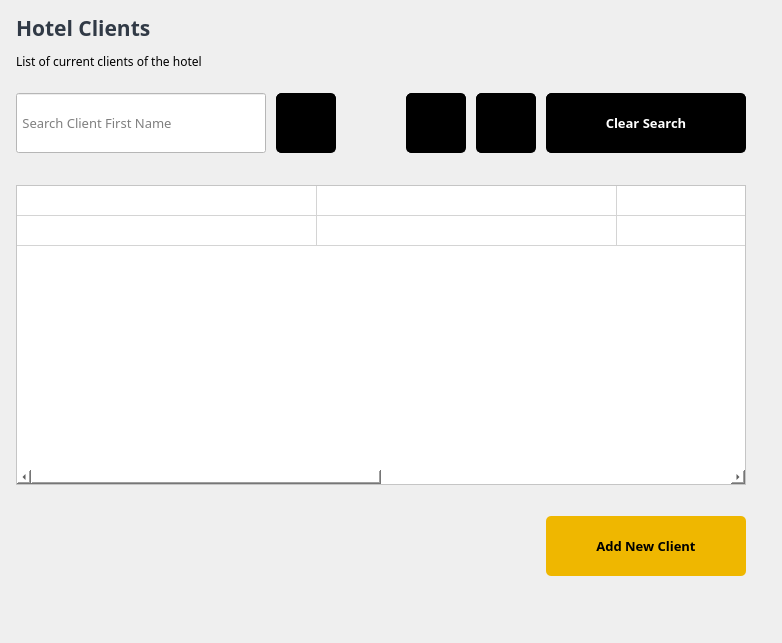
                <widget class="QWidget" name="page">
                 <layout class="QGridLayout" name="gridLayout_15">
                  <item row="0" column="0">
                   <widget class="QWidget" name="widget_67" native="true">
                    <property name="minimumSize">
                     <size>
                      <width>0</width>
                      <height>67</height>
                     </size>
                    </property>
                    <layout class="QGridLayout" name="gridLayout_46">
                     <property name="leftMargin">
                      <number>5</number>
                     </property>
                     <property name="topMargin">
                      <number>0</number>
                     </property>
                     <property name="rightMargin">
                      <number>25</number>
                     </property>
                     <property name="bottomMargin">
                      <number>0</number>
                     </property>
                     <property name="spacing">
                      <number>0</number>
                     </property>
                     <item row="1" column="0">
                      <widget class="QLabel" name="label_39">
                       <property name="font">
                        <font>
                         <family>Century Gothic</family>
                         <pointsize>9</pointsize>
                        </font>
                       </property>
                       <property name="text">
                        <string>List of current clients of the hotel</string>
                       </property>
                      </widget>
                     </item>
                     <item row="0" column="0">
                      <widget class="QLabel" name="label_53">
                       <property name="font">
                        <font>
                         <family>Century Gothic</family>
                         <pointsize>16</pointsize>
                         <weight>75</weight>
                         <bold>true</bold>
                        </font>
                       </property>
                       <property name="styleSheet">
                        <string notr="true">color: rgb(49, 58, 70);</string>
                       </property>
                       <property name="text">
                        <string>Hotel Clients</string>
                       </property>
                      </widget>
                     </item>
                     <item row="0" column="1">
                      <spacer name="horizontalSpacer_31">
                       <property name="orientation">
                        <enum>Qt::Horizontal</enum>
                       </property>
                       <property name="sizeHint" stdset="0">
                        <size>
                         <width>40</width>
                         <height>20</height>
                        </size>
                       </property>
                      </spacer>
                     </item>
                    </layout>
                   </widget>
                  </item>
                  <item row="1" column="0">
                   <widget class="QWidget" name="widget_117" native="true">
                    <layout class="QGridLayout" name="gridLayout_80">
                     <property name="leftMargin">
                      <number>0</number>
                     </property>
                     <property name="topMargin">
                      <number>0</number>
                     </property>
                     <property name="rightMargin">
                      <number>0</number>
                     </property>
                     <property name="bottomMargin">
                      <number>0</number>
                     </property>
                     <item row="0" column="0">
                      <widget class="QWidget" name="widget_120" native="true">
                       <layout class="QGridLayout" name="gridLayout_82">
                        <property name="leftMargin">
                         <number>0</number>
                        </property>
                        <property name="topMargin">
                         <number>0</number>
                        </property>
                        <property name="rightMargin">
                         <number>0</number>
                        </property>
                        <property name="bottomMargin">
                         <number>0</number>
                        </property>
                        <item row="0" column="0">
                         <widget class="QWidget" name="widget_122" native="true">
                          <layout class="QGridLayout" name="gridLayout_83">
                           <property name="leftMargin">
                            <number>5</number>
                           </property>
                           <property name="topMargin">
                            <number>0</number>
                           </property>
                           <property name="rightMargin">
                            <number>15</number>
                           </property>
                           <property name="bottomMargin">
                            <number>0</number>
                           </property>
                           <property name="spacing">
                            <number>5</number>
                           </property>
                           <item row="0" column="0">
                            <widget class="QWidget" name="wdRoomsTable_5" native="true">
                             <layout class="QGridLayout" name="gridLayout_85">
                              <property name="leftMargin">
                               <number>0</number>
                              </property>
                              <property name="rightMargin">
                               <number>0</number>
                              </property>
                              <property name="bottomMargin">
                               <number>0</number>
                              </property>
                              <property name="horizontalSpacing">
                               <number>10</number>
                              </property>
                              <item row="6" column="0">
                               <widget class="QWidget" name="widget_7" native="true"/>
                              </item>
                              <item row="2" column="0">
                               <widget class="QFrame" name="frame">
                                <property name="frameShape">
                                 <enum>QFrame::StyledPanel</enum>
                                </property>
                                <property name="frameShadow">
                                 <enum>QFrame::Raised</enum>
                                </property>
                               </widget>
                              </item>
                              <item row="8" column="0" colspan="8">
                               <widget class="QWidget" name="widget_124" native="true">
                                <layout class="QHBoxLayout" name="horizontalLayout_35">
                                 <property name="leftMargin">
                                  <number>0</number>
                                 </property>
                                 <property name="topMargin">
                                  <number>10</number>
                                 </property>
                                 <property name="rightMargin">
                                  <number>0</number>
                                 </property>
                                 <property name="bottomMargin">
                                  <number>0</number>
                                 </property>
                                </layout>
                               </widget>
                              </item>
                              <item row="4" column="0" colspan="7">
                               <widget class="QTableWidget" name="tblClientInfo">
                                <property name="minimumSize">
                                 <size>
                                  <width>0</width>
                                  <height>300</height>
                                 </size>
                                </property>
                                <property name="font">
                                 <font>
                                  <family>Century Gothic</family>
                                  <pointsize>10</pointsize>
                                 </font>
                                </property>
                                <property name="styleSheet">
                                 <string notr="true">background-color: rgb(255, 255, 255);
border-radius: 5x;</string>
                                </property>
                                <property name="frameShape">
                                 <enum>QFrame::StyledPanel</enum>
                                </property>
                                <property name="frameShadow">
                                 <enum>QFrame::Sunken</enum>
                                </property>
                                <property name="lineWidth">
                                 <number>30</number>
                                </property>
                                <property name="midLineWidth">
                                 <number>0</number>
                                </property>
                                <property name="sizeAdjustPolicy">
                                 <enum>QAbstractScrollArea::AdjustIgnored</enum>
                                </property>
                                <property name="textElideMode">
                                 <enum>Qt::ElideMiddle</enum>
                                </property>
                                <property name="gridStyle">
                                 <enum>Qt::SolidLine</enum>
                                </property>
                                <property name="rowCount">
                                 <number>2</number>
                                </property>
                                <property name="columnCount">
                                 <number>4</number>
                                </property>
                                <attribute name="horizontalHeaderVisible">
                                 <bool>false</bool>
                                </attribute>
                                <attribute name="horizontalHeaderCascadingSectionResizes">
                                 <bool>false</bool>
                                </attribute>
                                <attribute name="horizontalHeaderDefaultSectionSize">
                                 <number>300</number>
                                </attribute>
                                <attribute name="horizontalHeaderHighlightSections">
                                 <bool>true</bool>
                                </attribute>
                                <attribute name="horizontalHeaderMinimumSectionSize">
                                 <number>300</number>
                                </attribute>
                                <attribute name="horizontalHeaderStretchLastSection">
                                 <bool>true</bool>
                                </attribute>
                                <attribute name="verticalHeaderVisible">
                                 <bool>false</bool>
                                </attribute>
                                <attribute name="verticalHeaderShowSortIndicator" stdset="0">
                                 <bool>false</bool>
                                </attribute>
                                <row/>
                                <row/>
                                <column>
                                 <property name="text">
                                  <string>Client ID</string>
                                 </property>
                                </column>
                                <column>
                                 <property name="text">
                                  <string>First Name</string>
                                 </property>
                                </column>
                                <column>
                                 <property name="text">
                                  <string>Last Name</string>
                                 </property>
                                </column>
                                <column>
                                 <property name="text">
                                  <string>RFID Card Number</string>
                                 </property>
                                </column>
                               </widget>
                              </item>
                              <item row="0" column="6">
                               <widget class="QPushButton" name="btnArchBack_2">
                                <property name="minimumSize">
                                 <size>
                                  <width>200</width>
                                  <height>60</height>
                                 </size>
                                </property>
                                <property name="maximumSize">
                                 <size>
                                  <width>230</width>
                                  <height>16777215</height>
                                 </size>
                                </property>
                                <property name="font">
                                 <font>
                                  <family>Century Gothic</family>
                                  <pointsize>10</pointsize>
                                  <weight>75</weight>
                                  <bold>true</bold>
                                 </font>
                                </property>
                                <property name="styleSheet">
                                 <string notr="true">QPushButton {
	border-radius: 5px;
	border: 1px solid black;
	color: rgb(255, 255, 255);
	background-color: rgb(0, 0, 0);
}

QPushButton:hover {
	
	background-color: rgb(70, 70, 70);
}

QPushButton:pressed {
	color: rgb(106, 106, 106);
	background-color: rgb(0, 0, 0);
}</string>
                                </property>
                                <property name="text">
                                 <string>Clear Search</string>
                                </property>
                                <property name="iconSize">
                                 <size>
                                  <width>18</width>
                                  <height>18</height>
                                 </size>
                                </property>
                               </widget>
                              </item>
                              <item row="0" column="4">
                               <widget class="QPushButton" name="btnEditClient">
                                <property name="sizePolicy">
                                 <sizepolicy hsizetype="Expanding" vsizetype="Fixed">
                                  <horstretch>0</horstretch>
                                  <verstretch>0</verstretch>
                                 </sizepolicy>
                                </property>
                                <property name="minimumSize">
                                 <size>
                                  <width>60</width>
                                  <height>60</height>
                                 </size>
                                </property>
                                <property name="maximumSize">
                                 <size>
                                  <width>60</width>
                                  <height>60</height>
                                 </size>
                                </property>
                                <property name="font">
                                 <font>
                                  <family>Century Gothic</family>
                                  <pointsize>10</pointsize>
                                  <weight>75</weight>
                                  <bold>true</bold>
                                 </font>
                                </property>
                                <property name="styleSheet">
                                 <string notr="true">QPushButton {
	border-radius: 5px;
	border: 1px solid black;
	color: rgb(255, 255, 255);
	background-color: rgb(0, 0, 0);
}

QPushButton:hover {
	
	background-color: rgb(70, 70, 70);
}

QPushButton:pressed {
	color: rgb(106, 106, 106);
	background-color: rgb(0, 0, 0);
}</string>
                                </property>
                                <property name="text">
                                 <string/>
                                </property>
                                <property name="icon">
                                 <iconset>
                                  <normaloff>white edit.png</normaloff>white edit.png</iconset>
                                </property>
                                <property name="iconSize">
                                 <size>
                                  <width>29</width>
                                  <height>29</height>
                                 </size>
                                </property>
                               </widget>
                              </item>
                              <item row="3" column="0">
                               <spacer name="verticalSpacer_37">
                                <property name="orientation">
                                 <enum>Qt::Vertical</enum>
                                </property>
                                <property name="sizeType">
                                 <enum>QSizePolicy::Fixed</enum>
                                </property>
                                <property name="sizeHint" stdset="0">
                                 <size>
                                  <width>20</width>
                                  <height>20</height>
                                 </size>
                                </property>
                               </spacer>
                              </item>
                              <item row="0" column="0">
                               <widget class="QLineEdit" name="lineEdit_5">
                                <property name="minimumSize">
                                 <size>
                                  <width>250</width>
                                  <height>60</height>
                                 </size>
                                </property>
                                <property name="font">
                                 <font>
                                  <family>Century Gothic</family>
                                  <pointsize>10</pointsize>
                                 </font>
                                </property>
                                <property name="styleSheet">
                                 <string notr="true">background-color: rgb(255, 255, 255);</string>
                                </property>
                                <property name="text">
                                 <string/>
                                </property>
                                <property name="placeholderText">
                                 <string> Search Client First Name</string>
                                </property>
                               </widget>
                              </item>
                              <item row="0" column="2" colspan="2">
                               <spacer name="horizontalSpacer_44">
                                <property name="orientation">
                                 <enum>Qt::Horizontal</enum>
                                </property>
                                <property name="sizeHint" stdset="0">
                                 <size>
                                  <width>40</width>
                                  <height>20</height>
                                 </size>
                                </property>
                               </spacer>
                              </item>
                              <item row="0" column="1">
                               <widget class="QPushButton" name="btnSearchRoom_4">
                                <property name="sizePolicy">
                                 <sizepolicy hsizetype="Expanding" vsizetype="Fixed">
                                  <horstretch>0</horstretch>
                                  <verstretch>0</verstretch>
                                 </sizepolicy>
                                </property>
                                <property name="minimumSize">
                                 <size>
                                  <width>60</width>
                                  <height>60</height>
                                 </size>
                                </property>
                                <property name="maximumSize">
                                 <size>
                                  <width>60</width>
                                  <height>60</height>
                                 </size>
                                </property>
                                <property name="font">
                                 <font>
                                  <family>Century Gothic</family>
                                  <pointsize>10</pointsize>
                                  <weight>75</weight>
                                  <bold>true</bold>
                                 </font>
                                </property>
                                <property name="styleSheet">
                                 <string notr="true">QPushButton {
	border-radius: 5px;
	border: 1px solid black;
	color: rgb(255, 255, 255);
	background-color: rgb(0, 0, 0);
}

QPushButton:hover {
	
	background-color: rgb(70, 70, 70);
}

QPushButton:pressed {
	color: rgb(106, 106, 106);
	background-color: rgb(0, 0, 0);
}</string>
                                </property>
                                <property name="text">
                                 <string/>
                                </property>
                                <property name="icon">
                                 <iconset>
                                  <normaloff>search white.png</normaloff>search white.png</iconset>
                                </property>
                                <property name="iconSize">
                                 <size>
                                  <width>27</width>
                                  <height>27</height>
                                 </size>
                                </property>
                               </widget>
                              </item>
                              <item row="6" column="6">
                               <widget class="QPushButton" name="btnAddClient">
                                <property name="minimumSize">
                                 <size>
                                  <width>200</width>
                                  <height>60</height>
                                 </size>
                                </property>
                                <property name="maximumSize">
                                 <size>
                                  <width>250</width>
                                  <height>16777215</height>
                                 </size>
                                </property>
                                <property name="font">
                                 <font>
                                  <family>Century Gothic</family>
                                  <pointsize>10</pointsize>
                                  <weight>75</weight>
                                  <bold>true</bold>
                                 </font>
                                </property>
                                <property name="styleSheet">
                                 <string notr="true">QPushButton {
	border-radius: 5px;
	color: rgb(0, 0, 0);
	background-color: rgb(239, 183, 0);
}

QPushButton:hover {
	background-color: rgb(255, 200, 0);
}

QPushButton:pressed {
	
	background-color: rgb(212, 163, 0);
}</string>
                                </property>
                                <property name="text">
                                 <string>Add New Client</string>
                                </property>
                                <property name="icon">
                                 <iconset>
                                  <normaloff>file-plus.svg</normaloff>file-plus.svg</iconset>
                                </property>
                                <property name="iconSize">
                                 <size>
                                  <width>23</width>
                                  <height>23</height>
                                 </size>
                                </property>
                               </widget>
                              </item>
                              <item row="6" column="3">
                               <spacer name="horizontalSpacer_29">
                                <property name="orientation">
                                 <enum>Qt::Horizontal</enum>
                                </property>
                                <property name="sizeHint" stdset="0">
                                 <size>
                                  <width>40</width>
                                  <height>20</height>
                                 </size>
                                </property>
                               </spacer>
                              </item>
                              <item row="7" column="0">
                               <spacer name="verticalSpacer_20">
                                <property name="orientation">
                                 <enum>Qt::Vertical</enum>
                                </property>
                                <property name="sizeHint" stdset="0">
                                 <size>
                                  <width>20</width>
                                  <height>40</height>
                                 </size>
                                </property>
                               </spacer>
                              </item>
                              <item row="5" column="0">
                               <spacer name="verticalSpacer_42">
                                <property name="orientation">
                                 <enum>Qt::Vertical</enum>
                                </property>
                                <property name="sizeType">
                                 <enum>QSizePolicy::Fixed</enum>
                                </property>
                                <property name="sizeHint" stdset="0">
                                 <size>
                                  <width>20</width>
                                  <height>25</height>
                                 </size>
                                </property>
                               </spacer>
                              </item>
                              <item row="0" column="5">
                               <widget class="QPushButton" name="btndelclient">
                                <property name="sizePolicy">
                                 <sizepolicy hsizetype="Expanding" vsizetype="Fixed">
                                  <horstretch>0</horstretch>
                                  <verstretch>0</verstretch>
                                 </sizepolicy>
                                </property>
                                <property name="minimumSize">
                                 <size>
                                  <width>60</width>
                                  <height>60</height>
                                 </size>
                                </property>
                                <property name="maximumSize">
                                 <size>
                                  <width>60</width>
                                  <height>60</height>
                                 </size>
                                </property>
                                <property name="font">
                                 <font>
                                  <family>Century Gothic</family>
                                  <pointsize>10</pointsize>
                                  <weight>75</weight>
                                  <bold>true</bold>
                                 </font>
                                </property>
                                <property name="styleSheet">
                                 <string notr="true">QPushButton {
	border-radius: 5px;
	border: 1px solid black;
	color: rgb(255, 255, 255);
	background-color: rgb(0, 0, 0);
}

QPushButton:hover {
	
	background-color: rgb(70, 70, 70);
}

QPushButton:pressed {
	color: rgb(106, 106, 106);
	background-color: rgb(0, 0, 0);
}</string>
                                </property>
                                <property name="text">
                                 <string/>
                                </property>
                                <property name="icon">
                                 <iconset>
                                  <normaloff>delete white.png</normaloff>delete white.png</iconset>
                                </property>
                                <property name="iconSize">
                                 <size>
                                  <width>24</width>
                                  <height>22</height>
                                 </size>
                                </property>
                               </widget>
                              </item>
                             </layout>
                            </widget>
                           </item>
                          </layout>
                         </widget>
                        </item>
                       </layout>
                      </widget>
                     </item>
                    </layout>
                   </widget>
                  </item>
                 </layout>
                </widget>
